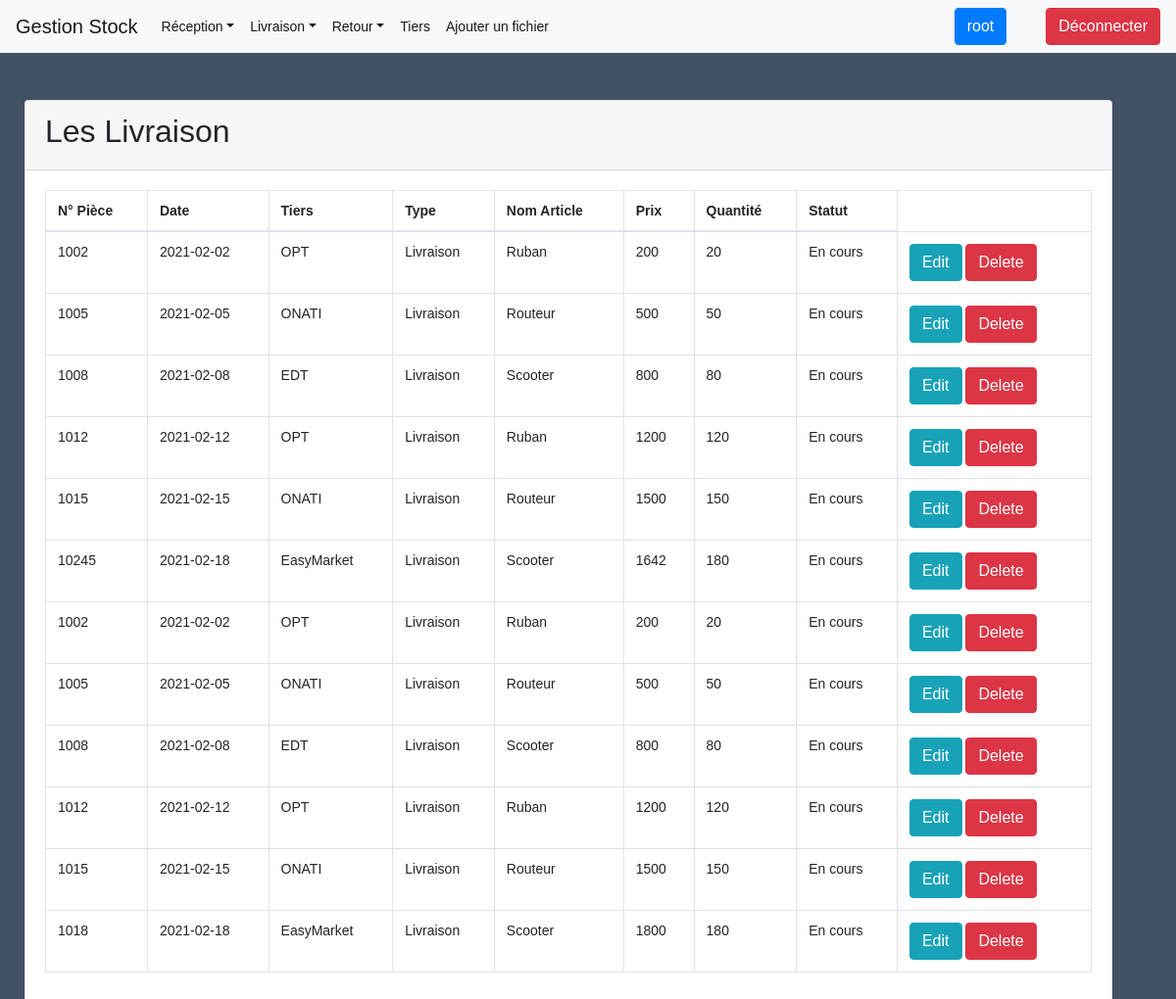
Page /Livraison/livraison.php (signed in) on the committed database.
### tables this page shows
CREATE TABLE `entete` (
  `id` int(11) NOT NULL,
  `no_piece` int(11) NOT NULL,
  `date_code` date NOT NULL,
  `id_tiers` varchar(11) NOT NULL,
  `type_code` varchar(11) NOT NULL
);

CREATE TABLE `detail` (
  `id` int(11) NOT NULL,
  `no_piece` int(11) NOT NULL,
  `nom_article` varchar(11) NOT NULL,
  `prix` int(11) NOT NULL,
  `quantite` int(11) NOT NULL
);

CREATE TABLE `type` (
  `id` int(11) NOT NULL,
  `type_code` varchar(15) NOT NULL,
  `statut` varchar(10) NOT NULL
);

### Livraison/livraison.php (the view, shortened to what this page needs)
<?php
include '../Connexion/db.php';
$sql = 'SELECT * FROM entete INNER JOIN detail ON detail.id=entete.id INNER JOIN type ON type.id = entete.id WHERE type.type_code = "Livraison" ';
$statement = $connection->prepare($sql);
$statement->execute();
$achat = $statement->fetchAll(PDO::FETCH_OBJ);
?>
<?php require '../header.php'; ?>
<div style=" position: fixed; margin-left: 30px;" class="card mt-5 ">
    <div class="card-header">
      <h2>Recherche</h2>
    </div>
    <div  class="card-body">
      <form action="#" method="POST">
        <div class="form-group">
          <label> N° Pièce</label>
        </div>
        <div class="form-group">
          <label>Date Commande</label>
        </div>
        <div class="form-group">
          <label>Tiers</label>
        </div>
        <div class="form-group">
          <label>Nom Article</label>
        </div>
        <div class="form-group">
          <label>Statut</label>
        </div>
        <div class="form-group">
        </div>
      </form>
    </div>
  </div>
<div  style="margin-right: 50px;" class="container">
  <div class="card mt-5 ">
    <div class="card-header">
      <h2>Les Livraison</h2>
    </div>
    <div class="card-body">
      <table id="data" class="table table-bordered display">
      <thead>
        <tr>
          <th >N° Pièce</th>
          <th >Date</th>
          <th >Tiers</th>
          <th >Type</th>
          <th >Nom Article</th>
          <th >Prix</th>
          <th >Quantité</th>
          <th >Statut</th>
        </tr>
      </thead>
        <tbody id="myTable">
        <?php foreach ($achat as $achats) : ?>
          <tr class="content">
            <td class="export"><?= $achats->no_piece; ?></td>
            <td class="export"><?= $achats->date_code; ?></td>
            <td class="export"><?= $achats->id_tiers; ?></td>
            <td class="export"><?= $achats->type_code; ?></td>
            <td class="export"><?= $achats->nom_article; ?></td>
            <td class="export"><?= $achats->prix; ?></td>
            <td class="export"><?= $achats->quantite; ?></td>
            <td class="export"><?= $achats->statut; ?>
            <td>
              <a href="../Edit/edit.php?id=<?= $achats->id ?>" class="btn btn-info">Edit</a>
              <a onclick="return confirm('Voulez vous vraiment supprimer ?')" href="../Delete/delete.php?id=<?= $achats->id ?>" class='btn btn-danger'>Delete</a>
            </td>
          </tr>
        <?php endforeach; ?>
        </tbody>
      </table>
    </div>
  </div>
</div>
<?php require '../footer.php'; ?>

### header.php (shortened to what this page needs)
<!doctype html>
<html lang="UTF-8">
<head>
  <link rel="stylesheet" type='text/css' href="https://maxcdn.bootstrapcdn.com/bootstrap/4.0.0-beta.2/css/bootstrap.min.css">
  <link rel="stylesheet" href="/Css/style.css">
</head>
<body style="  background-color: #435165;">
  <nav class="navbar navbar-expand-lg navbar-light bg-light">
    <a class="navbar-brand" href="http://localhost/index.php">Gestion Stock</a>
    <div class="collapse navbar-collapse" id="navbarSupportedContent">
      <ul class="navbar-nav mr-auto">
        <li class="nav-item active dropdown">
          <a class="nav-link dropdown-toggle" data-toggle="dropdown" href="../Reception/reception.php" role="button" aria-haspopup="true" aria-expanded="false">Réception</a>
        </li>
        <li class="nav-item active dropdown">
          <a class="nav-link dropdown-toggle" data-toggle="dropdown" href="../Livraison/livraison.php" role="button" aria-haspopup="true" aria-expanded="false">Livraison</a>
        </li>
        <li class="nav-item active dropdown">
          <a class="nav-link dropdown-toggle" data-toggle="dropdown" href="../Retour/retour.php" role="button" aria-haspopup="true" aria-expanded="false">Retour</a>
        </li>
        <li class="nav-item">
        <li class="nav-item active">
          <a class="nav-link" href="../tiers.php">Tiers</a>
        </li>
        <li class="nav-item">
        <li class="nav-item active">
          <a class="nav-link" href="../insert.php">Ajouter un fichier</a>
        </li>
      </ul>
      <form class="d-flex">
        <a style=" margin-right: 20px;" href="../Login/profil.php" class="btn btn-primary"> <?php echo $_SESSION['username']; ?> </a>
        <a style=" margin-left: 20px;" href="../Login/logout.php" class="btn btn-danger">Déconnecter</a>
      </form>
    </div>
  </nav>

### footer.php (shortened to what this page needs)
</body>
</html>

### Css/style.css (style rules this page uses)
body { font: 14px sans-serif; background-color: #435165; }

### rows in the picture
entete: detail.no_piece "1002", date_code "2021-02-02", id_tiers "OPT", type.type_code "Livraison", detail.nom_article "Ruban", detail.prix "200", detail.quantite "20", type.statut "En cours"
entete: detail.no_piece "1005", date_code "2021-02-05", id_tiers "ONATI", type.type_code "Livraison", detail.nom_article "Routeur", detail.prix "500", detail.quantite "50", type.statut "En cours"
entete: detail.no_piece "1008", date_code "2021-02-08", id_tiers "EDT", type.type_code "Livraison", detail.nom_article "Scooter", detail.prix "800", detail.quantite "80", type.statut "En cours"
entete: detail.no_piece "1012", date_code "2021-02-12", id_tiers "OPT", type.type_code "Livraison", detail.nom_article "Ruban", detail.prix "1200", detail.quantite "120", type.statut "En cours"
entete: detail.no_piece "1015", date_code "2021-02-15", id_tiers "ONATI", type.type_code "Livraison", detail.nom_article "Routeur", detail.prix "1500", detail.quantite "150", type.statut "En cours"
entete: detail.no_piece "10245", date_code "2021-02-18", id_tiers "EasyMarket", type.type_code "Livraison", detail.nom_article "Scooter", detail.prix "1642", detail.quantite "180", type.statut "En cours"
entete: detail.no_piece "1002", date_code "2021-02-02", id_tiers "OPT", type.type_code "Livraison", detail.nom_article "Ruban", detail.prix "200", detail.quantite "20", type.statut "En cours"
entete: detail.no_piece "1005", date_code "2021-02-05", id_tiers "ONATI", type.type_code "Livraison", detail.nom_article "Routeur", detail.prix "500", detail.quantite "50", type.statut "En cours"
entete: detail.no_piece "1008", date_code "2021-02-08", id_tiers "EDT", type.type_code "Livraison", detail.nom_article "Scooter", detail.prix "800", detail.quantite "80", type.statut "En cours"
entete: detail.no_piece "1012", date_code "2021-02-12", id_tiers "OPT", type.type_code "Livraison", detail.nom_article "Ruban", detail.prix "1200", detail.quantite "120", type.statut "En cours"
entete: detail.no_piece "1015", date_code "2021-02-15", id_tiers "ONATI", type.type_code "Livraison", detail.nom_article "Routeur", detail.prix "1500", detail.quantite "150", type.statut "En cours"
entete: detail.no_piece "1018", date_code "2021-02-18", id_tiers "EasyMarket", type.type_code "Livraison", detail.nom_article "Scooter", detail.prix "1800", detail.quantite "180", type.statut "En cours"

### other values in the picture
$_SESSION['username'] "root"
